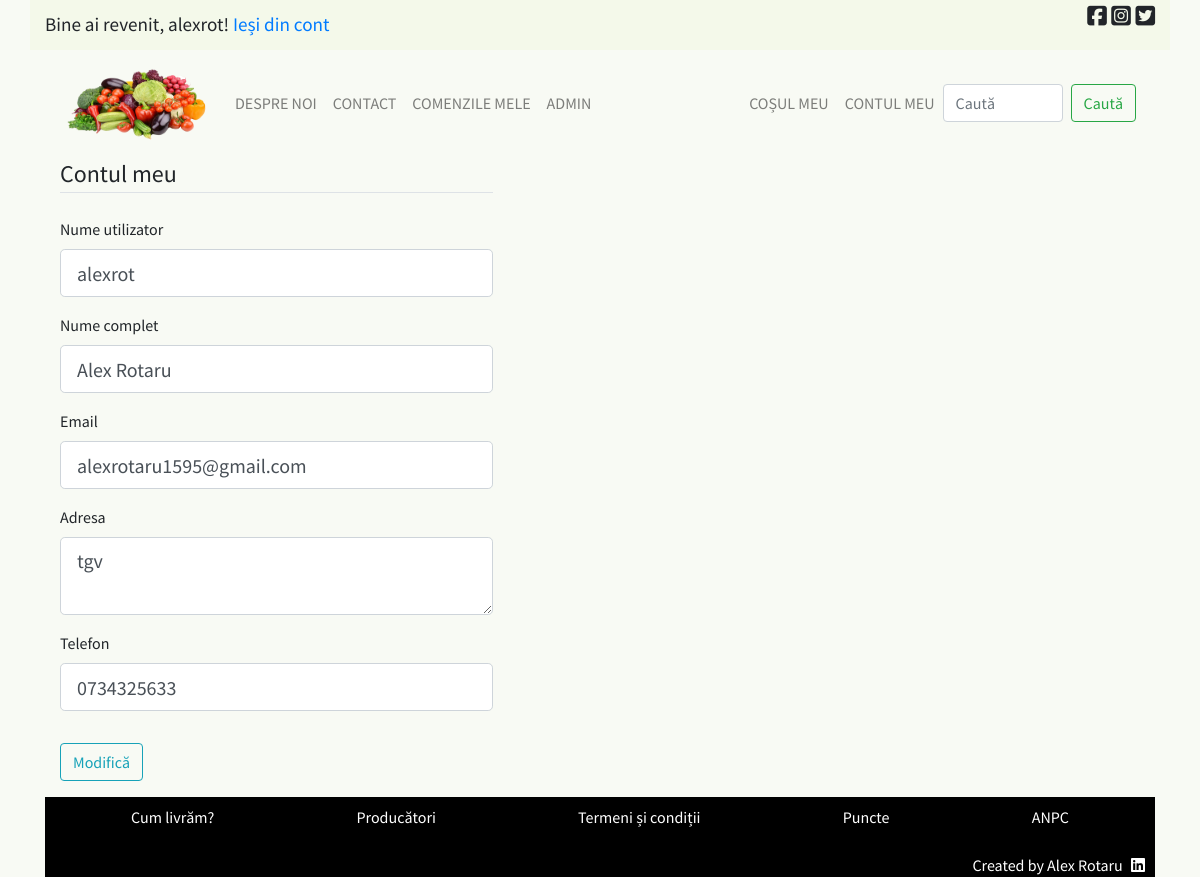
/contul_meu (signed in), run on the app's committed database.
### licenta/models.py (models this page shows, shortened)
class User(database.Model, UserMixin):
    __tablename__ = 'user'
    id = database.Column(database.Integer, primary_key=True)
    user_name = database.Column(
        database.String(20), unique=True, nullable=False)
    nume = database.Column(database.String(100), nullable=False)
    email = database.Column(database.String(120), unique=True, nullable=False)
    parola = database.Column(database.String(60), nullable=False)
    adresa = database.Column(database.String(200), nullable=False)
    telefon = database.Column(database.String(11), nullable=False)
    comenzi = database.relationship('Comenzi', backref='utilizator', lazy=True)
    is_admin = database.Column(
        database.Boolean(), nullable=False, default=False)

### licenta/routes.py (the view)
@app.route('/contul_meu', methods=['POST', 'GET'])
@login_required
def contul_meu():
    formular = UpdateContForm()
    if formular.validate_on_submit():
        current_user.user_name = formular.user_name.data
        current_user.nume = formular.nume.data
        current_user.email = formular.email.data
        current_user.adresa = formular.adresa.data
        current_user.telefon = formular.telefon.data
        database.session.commit()
        flash('Modificările au fost salvate cu success!', 'success')
        return redirect(url_for('contul_meu'))
    elif request.method == 'GET':
        formular.user_name.data = current_user.user_name
        formular.nume.data = current_user.nume
        formular.email.data = current_user.email
        formular.adresa.data = current_user.adresa
        formular.telefon.data = current_user.telefon
    return render_template('contul_meu.html', title='Contul meu', formular=formular)

### licenta/forms.py (shortened to what this page needs)
class UpdateContForm(FlaskForm):
    user_name = StringField('Nume utilizator', validators=[DataRequired(), Length(min=1, max=50)])
    nume = StringField('Nume complet', validators=[DataRequired()])
    email = StringField('Email', validators=[DataRequired(), Email()])
    adresa = TextAreaField('Adresa', validators=[DataRequired()])
    telefon = StringField('Telefon', validators=[DataRequired(), Length(min=10, max=10)])
    submit = SubmitField('Modifică')

### licenta/models.py (called while the page is built)
@login_manager.user_loader
def load_user(user_id):
    return User.query.get(int(user_id))

### licenta/templates/contul_meu.html (shortened to what this page needs)
{% extends "principal.html" %}
{% block continut_unic %}
    <div class="sidebar-stanga col-sm-12 col-md-5">
        <div class="pagina-cont-content ">
            <div class="formular-cont-nou">
                <form action="" method="POST">
                    <fieldset class="form-group">
                        <legend class="border-bottom mb-4">Contul meu</legend>
                        <div class="form-group">
                            {{ formular.user_name.label(class="form-control-label") }}
                            {% if formular.user_name.errors %}
                                {{ formular.user_name(class="form-control form-control-lg is-invalid") }}
                                <div class="invalid-feedback">
                                    {% for eroare in formular.user_name.errors %}
                                        <span>{{ eroare }}</span>
                                    {% endfor %}
                                </div>
                            {% else %}
                                {{ formular.user_name(class="form-control form-control-lg") }}
                            {% endif %}
                        </div>
                        <div class="form-group">
                            {{ formular.nume.label(class="form-control-label") }}
                            {% if formular.nume.errors %}
                                {{ formular.nume(class="form-control form-control-lg is-invalid") }}
                                <div class="invalid-feedback">
                                    {% for eroare in formular.nume.errors %}
                                        <span>{{ eroare }}</span>
                                    {% endfor %}
                                </div>
                            {% else %}
                                {{ formular.nume(class="form-control form-control-lg") }}
                            {% endif %}
                        </div>
                        <div class="form-group">
                            {{ formular.email.label(class="form-control-label") }}
                            {% if formular.email.errors %}
                                {{ formular.email(class="form-control form-control-lg is-invalid") }}
                                <div class="invalid-feedback">
                                    {% for eroare in formular.email.errors %}
                                        <span>{{ eroare }}</span>
                                    {% endfor %}
                                </div>
                            {% else %}
                                {{ formular.email(class="form-control form-control-lg") }}
                            {% endif %}
                        </div>
                        <div class="form-group">
                            {{ formular.adresa.label(class="form-control-label") }}
                            {% if formular.adresa.errors %}
                                {{ formular.adresa(class="form-control form-control-lg is-invalid") }}
                                <div class="invalid-feedback">
                                    {% for eroare in formular.adresa.errors %}
                                        <span>{{ eroare }}</span>
                                    {% endfor %}
                                </div>
                            {% else %}
                                {{ formular.adresa(class="form-control form-control-lg") }}
                            {% endif %}
                        </div>
                        <div class="form-group">
                            {{ formular.telefon.label(class="form-control-label") }}
                            {% if formular.telefon.errors %}
                                {{ formular.telefon(class="form-control form-control-lg is-invalid") }}
                                <div class="invalid-feedback">
                                    {% for eroare in formular.telefon.errors %}
                                        <span>{{ eroare }}</span>
                                    {% endfor %}
                                </div>
                            {% else %}
                                {{ formular.telefon(class="form-control form-control-lg") }}
                            {% endif %}
                        </div>
                    </fieldset>
                    <div class="form-group">
                        {{ formular.submit(class="btn btn-outline-info") }}
                    </div>
                </form>
            </div>
        </div>
    </div>
{% endblock %}

### licenta/templates/principal.html (shortened to what this page needs)
<!DOCTYPE html>
<html>
<head>
    <link rel="stylesheet" href="https://stackpath.bootstrapcdn.com/bootstrap/4.5.0/css/bootstrap.min.css">
    <link rel="stylesheet" type="text/css" href="{{ url_for('static', filename='main.css') }}">
</head>
<body>
    <div class="bara_sus container d-flex justify-content-between">
        <div>
            {% if current_user.is_authenticated %}
                <p id="bine-ai-revenit">Bine ai revenit, {{ current_user.user_name }}!   <a href="{{ url_for('logout') }}">Ieși din cont</a></p>
            {% endif %}
        </div>
        <div>
            <div class="aliniere_dreapta">
                <i class="fab fa-facebook-square"></i>
                <i class="fab fa-instagram-square"></i>
                <i class="fab fa-twitter-square"></i>
            </div>
        </div>
    </div>
    <div class="container">
        <nav class="navbar navbar-expand-lg navbar-light">
            <a class="navbar-brand" href="{{ url_for('home') }}"><img width="150" height="80" src="{{ url_for('static', filename='pictures/logo.png') }}" alt="Acasă"></a>
            <div class="collapse navbar-collapse" id="navbarSupportedContent">
                <ul class="navbar-nav mr-auto">
                    <li class="nav-item">
                        <a class="nav-link" href="{{ url_for('despre_noi') }}">Despre noi</a>
                    </li>
                    <li class="nav-item">
                        <a class="nav-link" href="{{ url_for('contact') }}">Contact</a>
                    </li>
                    {% if current_user.is_authenticated %}
                        <li class="nav-item">
                            <a class="nav-link" href="{{ url_for('user_comenzi_interface', utilizator=current_user.id) }}">Comenzile mele</a>
                        </li>
                    {% endif %}
                    {% if current_user.is_admin %}
                        <li class="nav-item">
                            <a class="nav-link" href="{{ url_for('admin') }}">ADMIN</a>
                        </li>
                    {% endif %}
                </ul>
                <ul class="navbar-nav">
                    <li class="nav-item">
                        <a class="nav-link" href="{{ url_for('cosul_meu') }}">Coșul meu</a>
                    </li>
                    <li class="nav-item">
                        {% if current_user.is_authenticated %}
                            <a class="nav-link" href="{{ url_for('contul_meu') }}">Contul meu</a>
                        {% else %}
                            <a class="nav-link" href="{{ url_for('login') }}">Contul meu</a>
                        {% endif %}
                    </li>
                </ul>
                <form class="form-inline my-2 my-lg-0">
                    <input class="form-control mr-sm-2" type="search" placeholder="Caută" aria-label="Search" id="cauta-camp">
                    <button class="btn btn-outline-success my-2 my-sm-0" type="submit">Caută</button>
                </form>
            </div>
        </nav>
        {% block continut_unic %}{% endblock %}
        <footer id="footer">
            <div id="footer-content">
                <div class="container">
                    <ul class="list-unstyled d-flex bd-highlight">
                        <li class="d-inline p-2 flex-fill bd-highlight"><a href="{{ url_for('livrare') }}" class="extern">Cum livrăm?</a></li>
                        <li class="d-inline p-2 flex-fill bd-highlight"><a href="{{ url_for('producatori') }}" class="extern">Producători</a></li>
                        <li class="d-inline p-2 flex-fill bd-highlight"><a href="#" class="extern">Termeni și condiții</a></li>
                        <li class="d-inline p-2 flex-fill bd-highlight"><a href="#" class="extern">Puncte</a></li>
                        <li class="d-inline p-2 flex-fill bd-highlight"><a href="https://anpc.ro/" target="_blank" class="extern">ANPC</a></li>
                    </ul>
                </div>
            </div>
            <div id="creator">
                Created by Alex Rotaru    <a href="https://www.linkedin.com/in/ionut-alexandru-rotaru-838410152/" class="extern" target="_blank"><i class="fab fa-linkedin"></i></a>
            </div>
        </footer>
    </div>
</body>
</html>

### licenta/static/main.css (style rules this page uses)
body { background-color: #F8FAF4; font-family: 'Source Sans Pro', sans-serif; font-weight: 400; }
a.extern { color: white; }
.pagina-cont-content { height: 95%; }
.bara_sus { background: #F4F9EA; width: 100%; height: 50px; font-size: 1.4rem; }
.aliniere_dreapta { margin: auto 0; display: inline-block; }
.navbar { text-transform: uppercase; margin-right: 3px; }
.d-inline { text-align: center; }
.fa-linkedin { margin-left: 5px; }
#bine-ai-revenit { font-size: 1.2rem; margin-top: 10px; margin-right: 5px; }
#footer { background-color: black; color: white; text-align: right; }
#creator { margin-right: 10px; }
#cauta-camp { width: 120px; }

### data on the page
User: user_name "alexrot", nume "Alex Rotaru", email "alexrotaru1595@gmail.com", adresa "tgv", telefon "0734325633"
